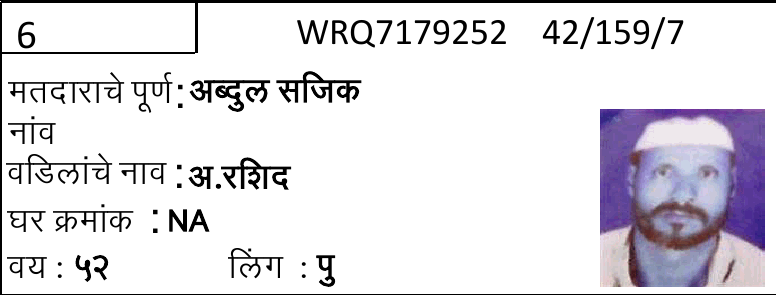
#> input picture data/1.png, 776 x 295 px, found by its file name
$ jupyter execute --allow-errors detect_grid.ipynb
#> lines starting #> are read from the running program, lines starting #| are printed output that depends on the picture
#> further down, img is the input picture: shape (295, 776, 3); mean B, G, R 227.6, 222.3, 224.4
### src/crop.py

"""src.crop
-----------------

Utilities for cropping regions of interest from images used in
the ImageProcessing project.

This module provides deterministic crops (for age/gender regions)
and a utility to tightly crop around dark foreground pixels on a
light background.

All functions validate inputs, use snake_case names, and return
copies of image slices to avoid surprises from view semantics.
"""


import cv2
import numpy as np
from typing import Tuple

__all__ = ["crop_age", "crop_gender", "cut2cut_crop", "crop_epic_id", "crop_name", "crop_relationship",
           "crop_relationship_name", "crop_sr_no", "crop_ward_id", "crop_house_no"]


def _validate_image_and_shape(img: np.ndarray) -> Tuple[int, int]:
    if img is None:
        raise ValueError("`img` is None")
    if not isinstance(img, np.ndarray):
        raise TypeError("`img` must be a numpy.ndarray")
    if img.size == 0:
        raise ValueError("Empty image provided")

    h, w = img.shape[:2]
#> h = 295; w = 776
    return h, w


def _clamp(value: int, minimum: int, maximum: int) -> int:
    return max(minimum, min(value, maximum))


# [73 lines left out: functions cut2cut_crop, crop_sr_no, crop_epic_id, crop_ward_id, not called in this run]


def crop_name(img: np.ndarray) -> np.ndarray:
    h, w = _validate_image_and_shape(img)
#> h = 295; w = 776

    x1 = int(0.24 * w)
#> x1 = 186
    x2 = int(0.70 * w)
#> x2 = 543
    y1 = int(0.20 * h)
#> y1 = 59
    y2 = int(0.40 * h)
#> y2 = 118

    x1 = _clamp(x1, 0, w)
    x2 = _clamp(x2, 0, w)
    y1 = _clamp(y1, 0, h)
    y2 = _clamp(y2, 0, h)

    if x2 <= x1 or y2 <= y1:
        raise ValueError("Calculated gender crop region is empty or invalid")

    return img[y1:y2, x1:x2].copy()
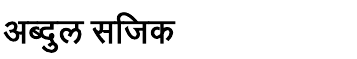
#> returned value: shape (59, 357, 3); min 0, max 255, mean 232.5


# [112 lines left out: functions crop_relationship, crop_relationship, crop_relationship_name, crop_house_no, crop_age, crop_gender, not called in this run]

### src/notebook_archive/detect_grid.ipynb
[cell 1]
import cv2
import numpy as np
import os
import matplotlib.pyplot as plt
import sys

# Add parent directory to Python path
sys.path.append(os.path.abspath(".."))

from crop import crop_name

[cell 2]
# Read image
img = cv2.imread(r"../../data/output/1.png")

[cell 3]
crop = crop_name(img)

[cell 4]
# -------------------------
# DISPLAY USING MATPLOTLIB
# -------------------------
plt.figure(figsize=(10, 14))
plt.imshow(crop, cmap="gray")
plt.title("Detected Grid Lines")
plt.axis("off")

# This blocks execution until you close the window
plt.show()

#> (a cell that did not finish here is left out)

[cell 6]
# -------------------------
# DISPLAY USING MATPLOTLIB
# -------------------------
plt.figure(figsize=(10, 14))
#> (the rest of this cell did not finish here and is left out)

#> (a cell that did not finish here is left out)

[cell 8]
# -------------------------
# DISPLAY USING MATPLOTLIB
# -------------------------
plt.figure(figsize=(10, 14))
#> (the rest of this cell did not finish here and is left out)

#> (a cell that did not finish here is left out)

[cell 10]
# -------------------------
# DISPLAY USING MATPLOTLIB
# -------------------------
plt.figure(figsize=(10, 14))
#> (the rest of this cell did not finish here and is left out)


$ run again, with data/2.png copied over data/1.png
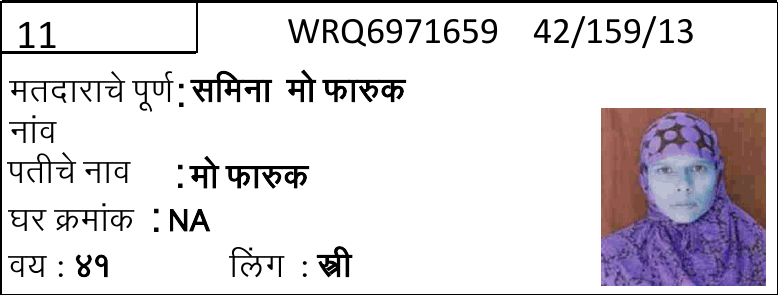
#> input picture data/2.png, 778 x 295 px, found by its file name
#> img is the input picture: shape (295, 778, 3); mean B, G, R 221, 216.6, 220.2
#> in crop_name, `h, w = _validate_image_and_shape(img)`: h = 295; w = 778
#> x1 = 186
#> x2 = 544
#> y1 = 59
#> y2 = 118
#> in crop_name, `return img[y1:y2, x1:x2].copy()`:
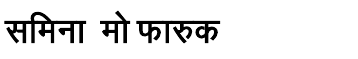
#> returned value: shape (59, 358, 3); min 0, max 255, mean 229.4

$ run again, with data/3.png copied over data/1.png
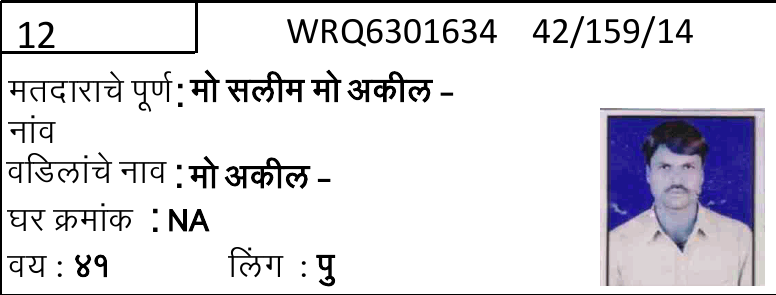
#> input picture data/3.png, 776 x 295 px, found by its file name
#> img is the input picture: shape (295, 776, 3); mean B, G, R 225.4, 219.8, 220.9
#> in crop_name, `h, w = _validate_image_and_shape(img)`: h = 295; w = 776
#> x1 = 186
#> x2 = 543
#> y1 = 59
#> y2 = 118
#> in crop_name, `return img[y1:y2, x1:x2].copy()`:
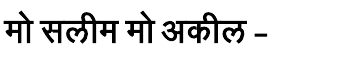
#> returned value: shape (59, 357, 3); min 0, max 255, mean 223.8
